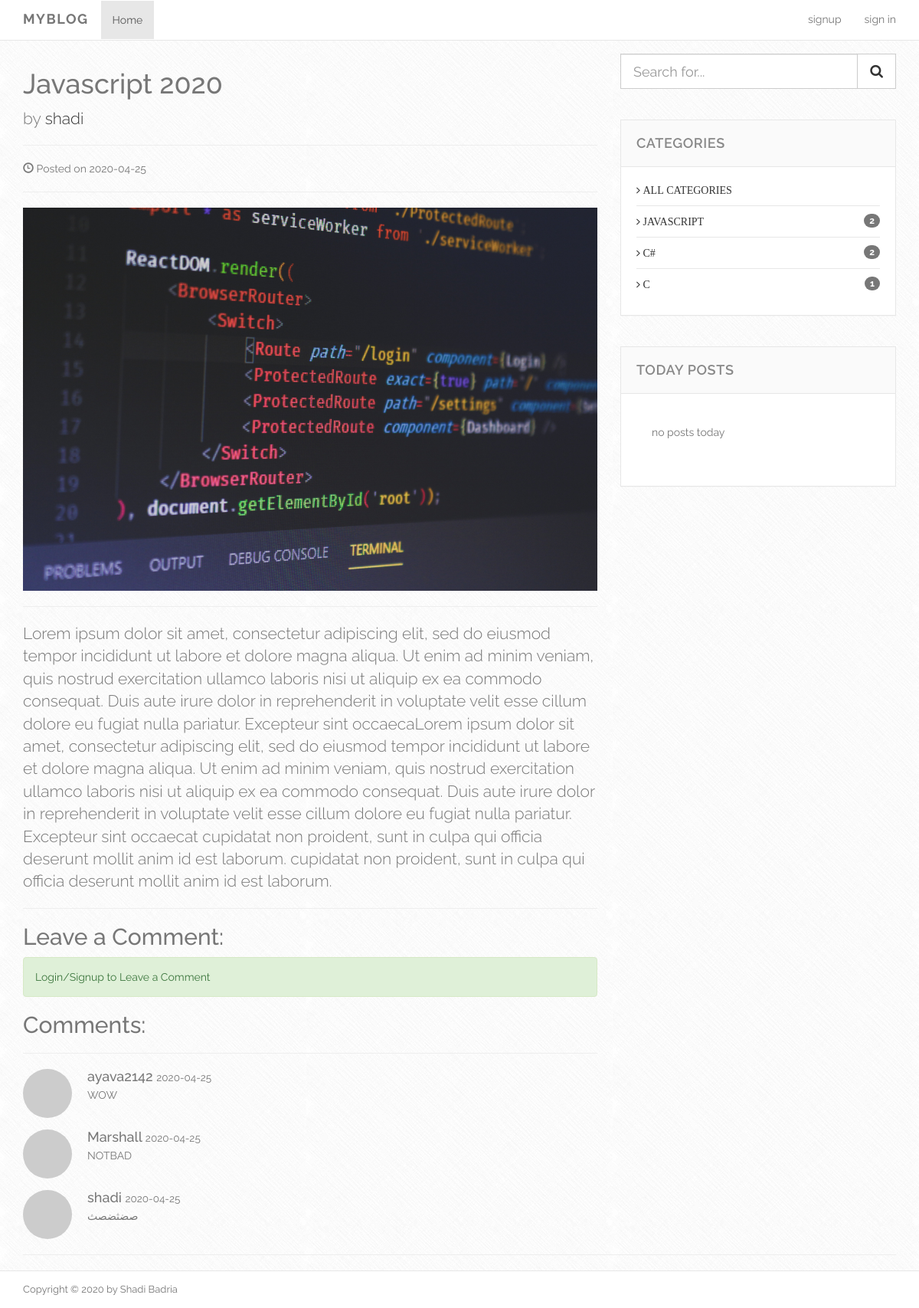
Page /?index=id&id=55 on the committed database.
### tables this page shows
CREATE TABLE `posts` (
  `post_id` int(11) NOT NULL,
  `post_category_id` varchar(3) NOT NULL,
  `post_title` varchar(255) NOT NULL,
  `post_author` varchar(255) NOT NULL,
  `post_date` date NOT NULL,
  `post_image` text NOT NULL,
  `post_content` text NOT NULL,
  `posts_tags` varchar(255) NOT NULL,
  `post_comment_count` int(11) NOT NULL,
  `post_status` varchar(255) NOT NULL DEFAULT 'draft'
);

CREATE TABLE `comments` (
  `comment_id` int(3) NOT NULL,
  `comment_post_id` int(3) NOT NULL,
  `comment_date` date NOT NULL,
  `comment_author` varchar(255) NOT NULL,
  `comment_email` varchar(255) NOT NULL,
  `comment_content` text NOT NULL,
  `comment_status` varchar(255) NOT NULL
);

CREATE TABLE `categories` (
  `cat_id` int(3) NOT NULL,
  `cat_title` varchar(255) NOT NULL
);

### Control/db.php (the view, shortened to what this page needs)
<?php
class Database
{
    private $host;
    private $db;
    private $charset;
    private $user;
    private $pass;
    private $opt = array(
        PDO::ATTR_ERRMODE    => PDO::ERRMODE_EXCEPTION,
        PDO::ATTR_DEFAULT_FETCH_MODE => PDO::FETCH_ASSOC
    );
    private $connection;
    public function __construct(
        string $host = "localhost",
        string $db = "cms",
        string $charset = "utf8",
        string $user = "root",
        string $pass = ""
    )
    {
        $this->host = $host;
        $this->db = $db;
        $this->charset = $charset;
        $this->user = $user;
        $this->pass = $pass;
    }
    private function connect()
    {
        $dns = "mysql:host=$this->host;dbname=$this->db;charset=$this->charset";
        $this->connection = new PDO($dns, $this->user, $this->pass, $this->opt);
    }
    public function disconnect()
    {
        $this->connection = null;
    }
    public function get_categorycount($id)
    {
        $counter = 0;
        $searchResult = $this->connection->query("SELECT * FROM posts WHERE post_category_id='$id' ");
        while ($line = $searchResult->fetch(PDO::FETCH_ASSOC)) {
            $counter++;
        }
        return $counter;
    }
    public function get_category()
    {
        $searchResult = $this->connection->query("SELECT * FROM categories ");
        echo "
        <li>
        <a href='index.php'class=' fa fa-angle-right'/> ALL CATEGORIES</a>
           </li>
        ";
        while ($line = $searchResult->fetch(PDO::FETCH_ASSOC)) {
            echo "
            <li>
            <a href='?index=cat&cat=" . $line['cat_id'] . "'class='fa fa-angle-right'/> " . strtoupper($line['cat_title']) . "</a>
            <span class='badge pull-right'>" . $this->get_categorycount($line['cat_id']) . "</span>
               </li>
            ";
        }
    }
    public function get_postinfo($id)
    {
        $searchResult = $this->connection->query("SELECT * FROM posts WHERE post_id ='$id'");
        $postid = '';
        while ($line = $searchResult->fetch(PDO::FETCH_ASSOC)) {
            $postid = $line['post_id'];
            echo "
                <h1>" . $line['post_title'] . "</h1>
                <p class='lead'>
                    by <a href='#'>" . $line['post_author'] . "</a>
                </p>
                <hr>
                <p><span class='glyphicon glyphicon-time'></span> Posted on " . $line['post_date'] . "</p>
                <hr>
                <img class='img-responsive' src='./images/" . $line['post_image'] . "' alt=''>
                <hr>
                <p class='lead'>"
                .
                $line["post_content"]
                . " </p>
                <hr>
                ";
        }
        $this->get_comments($postid);
    }
    public function get_todayposts()
    {
        $flag = 0;
        if ($flag == 0) {
            echo "
        <li>
            no posts today
    </li>
                ";
        }
    }
    public function get_comments($id)
    {
        echo "       <h2>Leave a Comment: </h2>
        ";
        if (isset($_SESSION['email'])) {
            echo "
    <div class='well'>
    <form action='./index.php?index=addcomment&postid=" . $id . "' method='post' role='form'>
        <div class='form-group'>
            <label for='comment'>Your Comment</label>
            <textarea name='comment_content' class='form-control' rows='3'></textarea>
        </div>
        <button type='submit' name='create_comment' class='btn btn-primary'>Submit</button>
    </form>
</div>
";
        } else {
            echo "<div class=\"alert alert-success\" role=\"alert\">
            Login/Signup to Leave a Comment</div>";
        }
        $searchResult = $this->connection->query("SELECT * FROM comments WHERE comment_post_id='$id' AND comment_status='approved' ");
        echo "       <h2>Comments: </h2>
        <hr>";
        while ($line = $searchResult->fetch(PDO::FETCH_ASSOC)) {
            echo "
    <div class='media'>
        <a class='pull-left' href='#'>
            <img class='media-object' src='http://placehold.it/64x64' alt=''>
        </a>
        <div class='media-body'>
            <h4 class='media-heading'>" . $line['comment_author'] . "
                <small>" . $line['comment_date'] . "</small>
            </h4>
            " . $line['comment_content'] . "
        </div>
    </div>
    ";
        }
    }
}

### includes/header.php (shortened to what this page needs)
<!DOCTYPE html>
<html lang="en">
<head>
    <link rel="stylesheet" href="https://cdnjs.cloudflare.com/ajax/libs/font-awesome/4.6.3/css/font-awesome.css">
    <link rel="stylesheet" href="css/bootstrap.min.css">
    <link rel="stylesheet" href="css/custom.css">
    <link rel="stylesheet" href="https://cdnjs.cloudflare.com/ajax/libs/font-awesome/4.6.3/css/font-awesome.css">
</head>
<body>

### includes/Navbar.php (shortened to what this page needs)
<?php
require_once "./Control/db.php";
?>
<header>
  <nav class="navbar navbar-default navbar-fixed-top">
    <div class="container">
      <div class="navbar-header">
        <a class="navbar-brand" href="index.php">MyBlog</a>
      </div>
      <div class="collapse navbar-collapse" id="the-navbar-collapse">
      <ul class="nav navbar-nav navbar">
      <li  class="active"><a href="./index.php">Home</a></li>
        </ul>
        <ul class="nav navbar-nav navbar-right">
          <?php if (!isset($_SESSION['username'])) {
            echo "
               <li><a href='./index.php?index=signup''>signup</a></li>
               <li><a href='./index.php?index=login'>sign in</a></li>
               ";
          } else {
            echo "
            <li class='btn-danger'><a href='./Logout.php'>Logout</a></li>
                ";
          }
          ?>
        </ul>
      </div>
    </div>
  </nav>
</header>

### index.php (shortened to what this page needs)
<?php
require_once "./Control/db.php";
?>
<?php include "./includes/header.php" ?>
<?php include "./includes/Navbar.php" ?>
<div class="container">
    <div class="row">
        <div class='col-md-8'>
            <?php
            $choice = '';
            if (isset($_GET['index'])) {
                $choice = $_GET['index'];
            }
            switch ($choice):
                case 'id':
                    $db->get_postinfo($_GET['id']);
                    break;
            endswitch;
            ?>
        </div>
        <?php include "./includes/sidebar.php" ?>
    </div>
    <hr>
</div>
<?php include "./includes/footer.php" ?>

### includes/sidebar.php (shortened to what this page needs)
<?php
require_once "./Control/db.php";
$db = new Database;
?>
<div class="col-md-4">
    <aside class="right-sidebar">
        <form action="./index.php" method="post">
            <div class="search-widget">
                <div class="input-group">
                    <input type="text" name="search" class="form-control input-lg" placeholder="Search for...">
                    <span class="input-group-btn">
                        <button class="btn btn-lg btn-default" type="submit">
                            <i class="fa fa-search"></i>
                        </button>
                    </span>
                </div>
            </div>
        </form>
        <div class="widget">
            <div class="widget-heading">
                <h4>Categories</h4>
            </div>
            <div class="widget-body">
                <ul class="categories">
                    <?php $db->get_category(); ?>
                </ul>
            </div>
        </div>
        <div class="widget">
            <div class="widget-heading">
                <h4>Today Posts</h4>
            </div>
            <div class="widget-body">
                <ul class="popular-posts">
                    <ul class="popular-posts">
                    <?php  $db->get_todayposts(); ?>
                </ul>
            </div>
        </div>
    </aside>
</div>

### includes/footer.php (shortened to what this page needs)
<footer>
        <div class="container">
            <div class="row">
                <div class="col-md-8">
                    <p class="copyright">
                    Copyright &copy;  by Shadi Badria
                    </p>
                </div>
            </div>
        </div>
    </footer>
</body>
</html>

### css/custom.css (style rules this page uses)
body { font-family: 'Raleway', sans-serif; padding-top: 70px; color: #777; background: #fcfcfc url("../img/body-bg.png"); }
a { color: #333; }
.navbar-brand { text-transform: uppercase; font-weight: bold; letter-spacing: 1.5px; }
header .navbar-default, .post-item, .widget, footer, .post-author, .post-comments { background: #fff; }
.media img { border-radius: 100%; margin-right: 10px; }
.widget, .search-widget { margin-bottom: 40px; }
.widget { border: 1px solid #e7e7e7; box-shadow: 0 1px 1px rgba(0, 0, 0, 0.02); }
.widget-heading { padding: 20px; border-bottom: 1px solid #e7e7e7; background: rgba(0, 0, 0, 0.02) none repeat scroll 0 0; }
.widget-heading h4 { margin: 0; color: #888; letter-spacing: 0.6px; text-transform: uppercase; font-weight: 600; }
ul.categories, ul.popular-posts, ul.tags { list-style: none; padding: 20px; margin-bottom: 0; }
ul.categories li { border-bottom: 1px solid #e7e7e7; display: block; padding-bottom: 10px; margin-bottom: 10px; }
ul.categories li:last-child { border-bottom: none; margin-bottom: 0; }
ul.popular-posts li { display: block; padding-bottom: 20px; margin-bottom: 20px; }
ul.popular-posts li:last-child { margin-bottom: 0; }
footer { border-top: 1px solid #e7e7e7; padding: 15px 0; }
footer p { margin-bottom: 0; font-size: 13px; }
.form-control, .btn { -webkit-border-radius: 0; -moz-border-radius: 0; border-radius: 0; }

### rows in the picture
posts: post_title "Javascript 2020", post_author "shadi", post_date "2020-04-25", post_image (picture), post_content "Lorem ipsum dolor sit amet, consectetur adipiscing elit, sed do eiusmod tempor incididunt ut labore et dolore magna aliqua. Ut enim ad minim veniam, quis nostrud exercitation ullamco laboris nisi ut aliquip ex ea commodo consequat. Duis aute irure dolor in reprehenderit in voluptate velit esse cillum dolore eu fugiat nulla pariatur. Excepteur sint occaecaLorem ipsum dolor sit amet, consectetur adipiscing elit, sed do eiusmod tempor incididunt ut labore et dolore magna aliqua. Ut enim ad minim veniam, quis nostrud exercitation ullamco laboris nisi ut aliquip ex ea commodo consequat. Duis aute irure dolor in reprehenderit in voluptate velit esse cillum dolore eu fugiat nulla pariatur.…"
comments: comment_author "ayava2142", comment_date "2020-04-25", comment_content "WOW"
comments: comment_author "Marshall", comment_date "2020-04-25", comment_content "NOTBAD"
comments: comment_author "shadi", comment_date "2020-04-25", comment_content "صضثضصث"
categories: cat_title "JAVASCRIPT", categorycount "2"
categories: cat_title "C#", categorycount "2"
categories: cat_title "C", categorycount "1"
